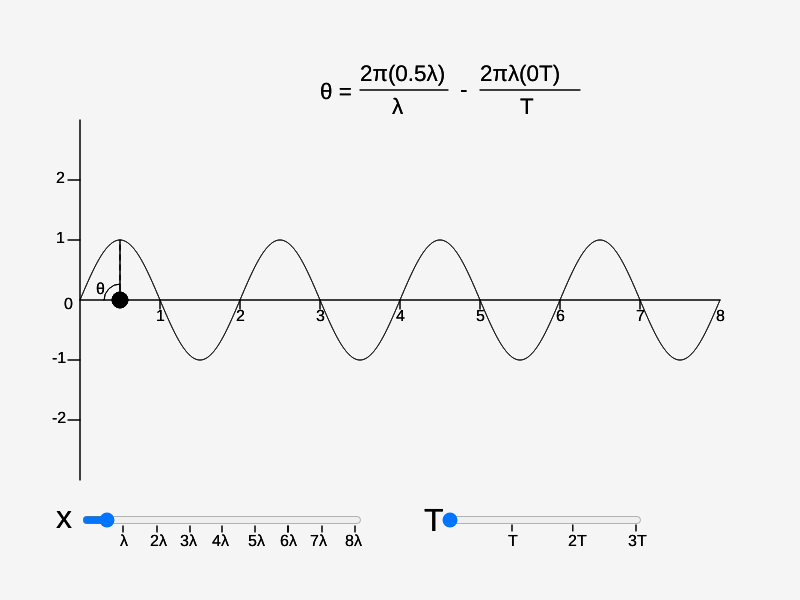
Frame 1 (no input)
Frame 60 (no input): identical to frame 1, image omitted
Frame 120 (the mouse pressed at the canvas centre since frame 60): identical to frame 1, image omitted

The p5.js sketch that drew this single still picture (run headless with seeded random() and noise() and a simulated clock; from frame 60 on, the mouse is pressed at the canvas centre):

// p5.js sketch
// ── sketch.js
const height = 600;
const width = height + 200
let xspacing;
let w;
let amplitude;
let period;
let dx;
let yvalues;
let pointX;
let pointY;
let radius;
let lineLength;
let animationPlaying = false;
let waveSpeed = 2;
let position = 0;
let xDistance;
let waveHeight;
let timeWave = 0;
let startTime;
let tSlider;
let prevTSliderValue;
let delayInProgress = false;
let delayStartTime;
let dragPoint = false;
let xSlider;

function setup() {
  createCanvas(width, height);
  pointX = width * 0.18;
  xDistance = dist(width * 0.1, height * 0.5, pointX, height * 0.5) / (width / 10);
  xspacing = 0.1;
  period = width * 0.2;
  w = width * 0.8;
  amplitude = height * 0.1;
  pointY = height * 0.5;
  radius = width * 0.2;
  dx = (TWO_PI / period) * xspacing;
  yvalues = new Array(floor((w / xspacing) + 1));
  startTime = millis();
  delayStartTime = millis();

  xSlider = createSlider(1, 9, 1.5, .1);
  xSlider.style('width', `${width * 0.35}px`);
  xSlider.position(width * 0.10, height * 0.85);

  tSlider = createSlider(0, 3, 0, .1);
  tSlider.position(width * 0.55, height * 0.85);
  tSlider.style('width', `${width * 0.25}px`);

  tSlider.input(updateAnimationDuration);
  prevTSliderValue = tSlider.value();
}

function updateAnimationDuration() {
  let currentTSliderValue = tSlider.value();
  if (currentTSliderValue !== prevTSliderValue) {
    frameCount = 0;
    startTime = millis();
    delayStartTime = millis();
    delayInProgress = false;
    prevTSliderValue = currentTSliderValue;
  }
}

function delayProcess(callback, duration) {
  if (!delayInProgress) {
    delayInProgress = true;
    delayStartTime = millis();
  }
  if (millis() - delayStartTime >= duration * 1000) {
    delayInProgress = false;
    callback();
  }
}

function draw() {
  background(245);

  let duration = 2.38 * tSlider.value();
  let framesForDuration = duration * 60;
  if (frameCount <= framesForDuration) {
    timeWave = duration * 2
    animationPlaying = true;
  } else {
    delayProcess(() => {
      animationPlaying = false;
      timeWave = 0;
    }, 2);
  }
  pointX = (xSlider.value() * width * 0.1);
  xDistance = dist(width * 0.1, height * 0.5, pointX, height * 0.5) / (width / 10);
  lineLength = height * 0.5 + yvalues[Math.floor(((pointX) - width * 0.1) / xspacing)];
  cartesian();
  calcWave();
  beginShape();
  renderWave();
  endShape();
  pointDrag(pointX, pointY, width * 0.02);
  scaleX(width, height);

  lineLength = height * 0.5 + yvalues[Math.floor(((pointX) - width * 0.1) / xspacing)];
  cartesian();
  calcWave();
  beginShape();
  renderWave();
  endShape();
  pointDrag(pointX, pointY, width * 0.02);
  scaleX(width, height);
}

function calculateAngle(l1Startx, l1Starty, l1Endx, l1Endy, l2Startx, l2Starty, l2Endx, l2Endy) {

  let line1Start = createVector(l1Startx, l1Starty);
  let line1End = createVector(l1Endx, l1Endy);
  let line2Start = createVector(l2Startx, l2Starty);
  let line2End = createVector(l2Endx, l2Endy);

  let line1Dir = p5.Vector.sub(line1End, line1Start);
  let line2Dir = p5.Vector.sub(line2End, line2Start);

  let angleBetweenLines = line1Dir.angleBetween(line2Dir);

  angleBetweenLines = degrees(angleBetweenLines);

  if (angleBetweenLines < 0) angleBetweenLines = 180 + abs(angleBetweenLines)
  textSize(width * 0.03)

  return abs(degrees(line1Dir.angleBetween(line2Dir)))
}


function setLineDash(list) {
  drawingContext.setLineDash(list);
}

function pointDrag(x, y, r) {
  fill(0);
  circle(x, y, r);

  let waveIndex = Math.floor((x - width * 0.1) / xspacing);
  let currentY = height * 0.5 + yvalues[waveIndex];
  line(x, y, x, currentY);

  if (!animationPlaying) {
    let xCenter = width * 0.2
    let arcRotate = (2 * PI) / 2
    let scle = 1

    if (yvalues[waveIndex] <= 0) {
      arcRotate = (2 * PI) / 2;
      scle = 1;
      if ((80 <= pointX && pointX <= 160)) {
        xCenter = width * 0.15;
      } else if (240 <= pointX && pointX <= 320) {
        xCenter = width * 0.35;
      } else if (400 <= pointX && pointX <= 480) {
        xCenter = width * 0.55;
      } else if (560 <= pointX && pointX <= 640) {
        xCenter = width * 0.75;
      }
    }

    if (yvalues[waveIndex] > 0) {
      arcRotate = 0
      scle = -1
      if (160 < pointX && pointX <= 240) {
        xCenter = width * 0.25
      } else if (320 <= pointX && pointX <= 400) {
        xCenter = width * 0.45
      } else if (420 <= pointX && pointX <= 540) {
        xCenter = width * 0.65
      } else if (480 <= pointX && pointX <= 560) {
        xCenter = width * 0.65
      } else if (640 <= pointX && pointX <= 720) {
        xCenter = width * 0.85
      }
    }

    if ((yvalues[waveIndex]) === -1.245532925099999e-11) {
      // arcRotate = (2 * PI) / 2;
      arcRotate = 0
      xCenter = width * 0.25
      scle = -1
    }

    if ((yvalues[waveIndex]) === 2.2040308302966456e-11) {
      arcRotate = (2 * PI) / 2;
      // arcRotate = 0
      xCenter = width * 0.35
      scle = 1
    }

    if ((yvalues[waveIndex]) === -3.1625287354932924e-11) {
      arcRotate = 0
      xCenter = width * 0.45
      scle = -1
    }

    if ((yvalues[waveIndex]) === 4.1210266406899395e-11) {
      arcRotate = (2 * PI) / 2;
      xCenter = width * 0.55
      scle = 1
    }
    circle(xCenter, height * 0.5, r * 0.5)

    push();
    setLineDash([5, 5]);
    line(xCenter, height * 0.5, x, currentY);
    pop();

    const angle = calculateAngle(width * 0.1, height * 0.5, xCenter, height * 0.5, x, currentY, xCenter, height * 0.5)

    push()
    noFill();
    let startAngle = 0;
    let stopAngle = radians(angle);
    translate(xCenter, height * 0.5);
    rotate(arcRotate)
    scale(scle, 1)
    arc(0, 0, r * 2, r * 2, startAngle, stopAngle);
    pop()
    push()
    textSize(width * 0.02)
    text("θ", xCenter - width * 0.03, scle === -1 ? height * 0.535 : height * 0.49)
    pop()
  }

  push()
  displayEquation()
  pop()
}

function displayEquation(x = width * 0.4, y = height * 0.15) {
  textSize(x * 0.07)
  text("θ = ", x, y + height * 0.015);
  text(`2π(${xDistance.toFixed(1)}λ)`, x + width * 0.05, y - height * 0.015);
  line(x + width * 0.05, y, x + width * 0.16, y)
  text(`λ`, x + width * 0.09, y + height * 0.04);

  text(`-`, x + width * 0.175, y + height * 0.012);

  text(`2πλ(${tSlider.value()}T)`, x + width * 0.2, y - height * 0.015);
  line(x + width * 0.2, y, x + width * 0.325, y)
  text(`T`, x + width * 0.25, y + height * 0.04);
}

function scaleX(x, y) {
  // X axis scale lines 
  line(x * 0.2, y * 0.5, x * 0.2, y * 0.515)
  line(x * 0.3, y * 0.5, x * 0.3, y * 0.515)
  line(x * 0.4, y * 0.5, x * 0.4, y * 0.515)
  line(x * 0.5, y * 0.5, x * 0.5, y * 0.515)
  line(x * 0.6, y * 0.5, x * 0.6, y * 0.515)
  line(x * 0.7, y * 0.5, x * 0.7, y * 0.515)
  line(x * 0.8, y * 0.5, x * 0.8, y * 0.515)

  // Y axis scale lines 
  line(x * 0.085, y * 0.4, x * 0.1, y * 0.4)
  line(x * 0.085, y * 0.3, x * 0.1, y * 0.3)
  line(x * 0.085, y * 0.6, x * 0.1, y * 0.6)
  line(x * 0.085, y * 0.7, x * 0.1, y * 0.7)
  textSize(x * 0.02);
  fill(0);

  // X Cordinates values
  text("0", x * 0.08, y * 0.515)
  text("1", x * 0.195, y * 0.535)
  text("2", x * 0.295, y * 0.535)
  text("3", x * 0.395, y * 0.535)
  text("4", x * 0.495, y * 0.535)
  text("5", x * 0.595, y * 0.535)
  text("6", x * 0.695, y * 0.535)
  text("7", x * 0.795, y * 0.535)
  text("8", x * 0.895, y * 0.535)

  // X Cordinates values
  text("2", x * 0.07, y * 0.305)
  text("1", x * 0.07, y * 0.405)
  text("-1", x * 0.065, y * 0.605)
  text("-2", x * 0.065, y * 0.705)

  push()
  textSize(x * 0.04)
  line(x * 0.64, y * 0.875, x * 0.64, y * 0.885)
  line(x * 0.716, y * 0.875, x * 0.716, y * 0.885)
  line(x * 0.795, y * 0.875, x * 0.795, y * 0.885)
  text("x", x * 0.07, y * 0.88)
  text("T", x * 0.53, y * 0.885)
  textSize(width * 0.02)
  text("T", x * 0.635, y * 0.91,)
  text("2T", x * 0.71, y * 0.91)
  text("3T", x * 0.785, y * 0.91)
  XSliderText(width * 0.1, height * 0.91)

  pop()
}

function XSliderText(x, y) {
  line(x + 43, y - 20, x + 43, y - 14)
  text("λ", x + 40, y)
  line(x + 77, y - 20, x + 77, y - 14)
  text("2λ", x + 70, y)
  line(x + 110, y - 20, x + 110, y - 14)
  text("3λ", x + 100, y)
  line(x + 142, y - 20, x + 142, y - 14)
  text("4λ", x + 132, y)
  line(x + 175, y - 20, x + 175, y - 14)
  text("5λ", x + 168, y)
  line(x + 208, y - 20, x + 208, y - 14)
  text("6λ", x + 200, y)
  line(x + 208, y - 20, x + 208, y - 14)
  text("7λ", x + 230, y)
  line(x + 242, y - 20, x + 242, y - 14)
  text("8λ", x + 265, y)
  line(x + 275, y - 20, x + 275, y - 14)
}

function cartesian() {
  strokeWeight(1);
  line(width * 0.1, height * 0.2, width * 0.1, height * 0.8);
  line(width * 0.1, height * 0.5, width * 0.9, height * 0.5);
}

function calcWave() {
  let x = timeWave * waveSpeed;
  for (let i = 0; i < yvalues.length; i++) {
    yvalues[i] = sin(x) * amplitude;
    x -= dx;
  }
}

function renderWave() {
  noFill();
  for (let x = 0; x < yvalues.length; x++) {
    let xCoordinate = x * xspacing + width * 0.1;
    let yCoordinate = height / 2 + yvalues[x];
    curveVertex(xCoordinate, yCoordinate);
    xAngle = xCoordinate
  }
}
